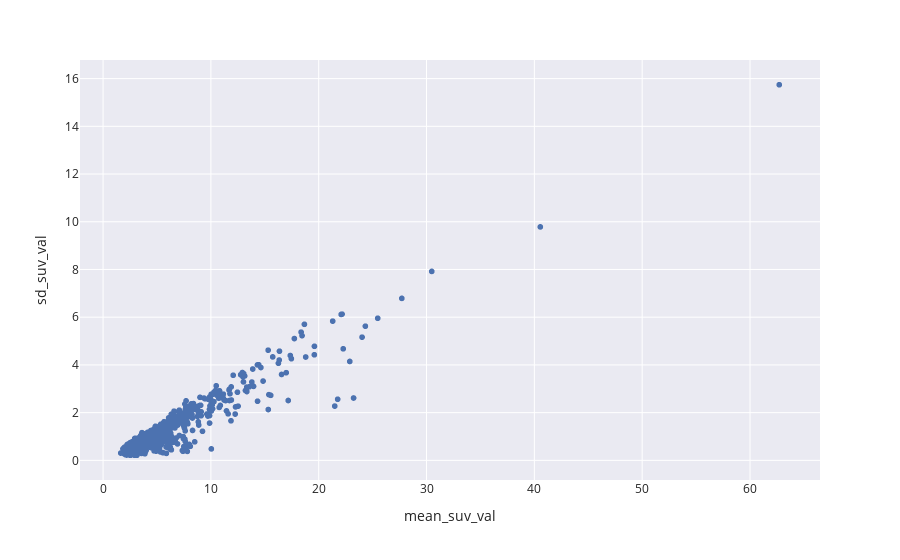

Source (notebook cell):
### Code cell
import plotly.express as px

px.scatter(lesions, x='mean_suv_val', y='sd_suv_val')

### Figure 1 — Plotly figure (JSON) as saved in the notebook; plotly's stock layout.template omitted (floating-point values rounded to 4 significant figures; data arrays with more than 128 entries replaced by an {"elided": "..."} marker saying what was removed)
{"data": [{"hovertemplate": "mean_suv_val=%{x}<br>sd_suv_val=%{y}<extra></extra>", "legendgroup": "", "marker": {"color": "rgb(76,114,176)", "symbol": "circle"}, "mode": "markers", "name": "", "showlegend": false, "type": "scattergl", "x": {"elided": "1219 float values"}, "xaxis": "x", "y": {"elided": "1219 float values"}, "yaxis": "y"}], "layout": {"legend": {"tracegroupgap": 0}, "margin": {"t": 60}, "xaxis": {"anchor": "y", "domain": [0, 1], "title": {"text": "mean_suv_val"}}, "yaxis": {"anchor": "x", "domain": [0, 1], "title": {"text": "sd_suv_val"}}}}
